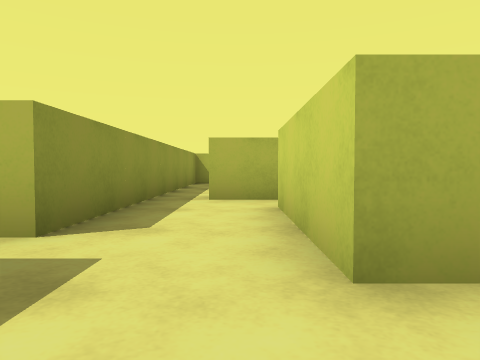
View 1 (above)

24 first-person views from a walk through a Unity game level. The camera is 0.51 m above the floor, tilts 2° down and sees 70° across. The floor is counted in squares, 1 m on a side. Each view is taken from the middle of a square. On the plan, view 1 faces up. The plan holds only what a view shows up to about 9 squares ahead; the rest is blank. The player is left out.

View 2
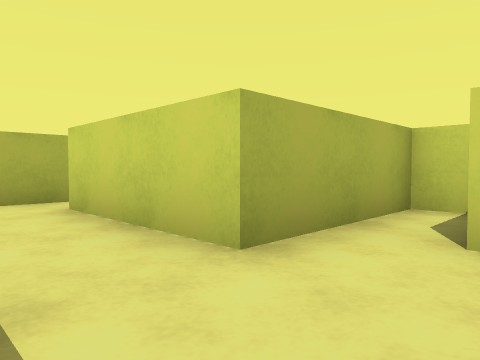

View 3
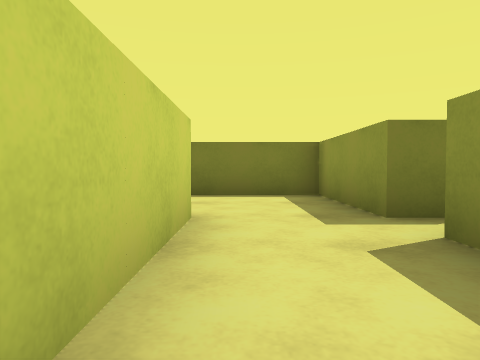

View 4
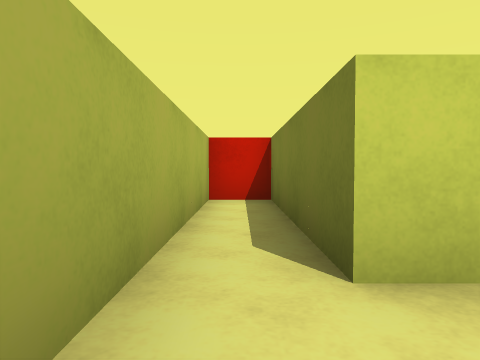

View 5
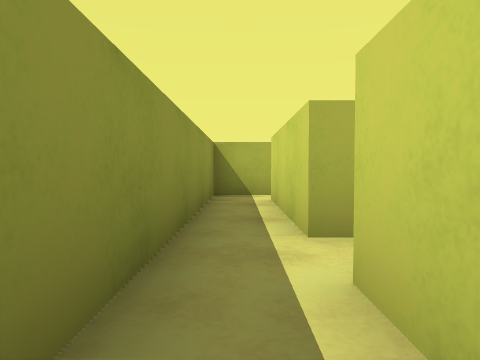

View 6
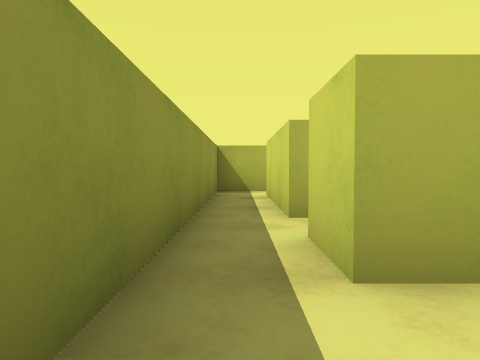

View 7
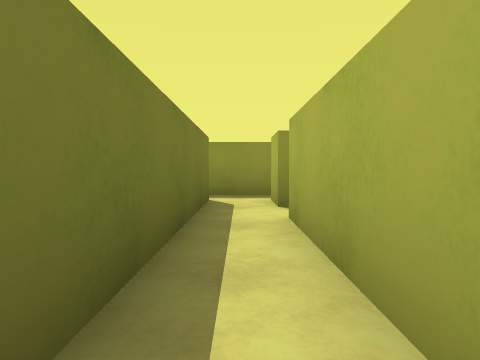

View 8
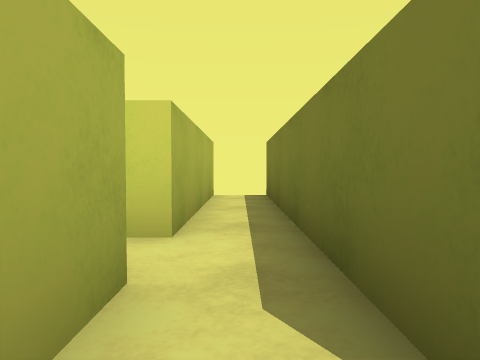

View 9
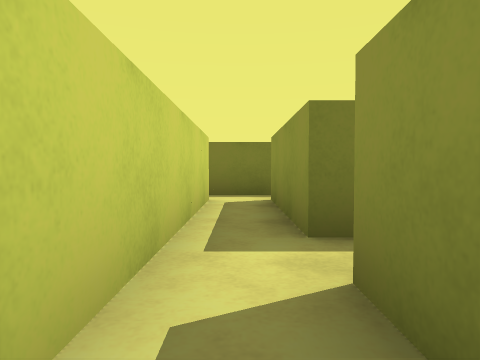

View 10
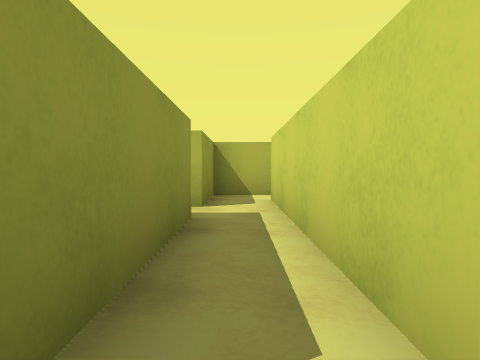

View 11
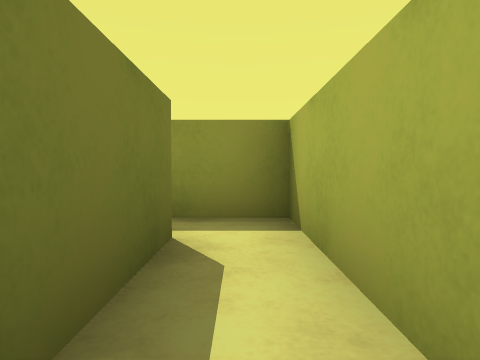

View 12
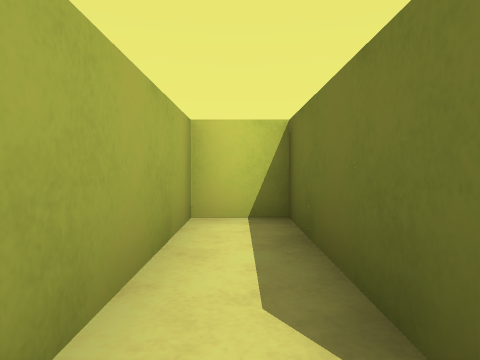

View 13
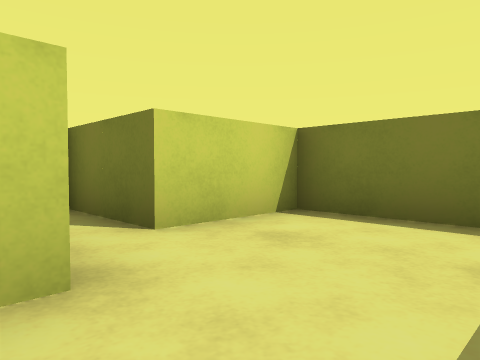

View 14
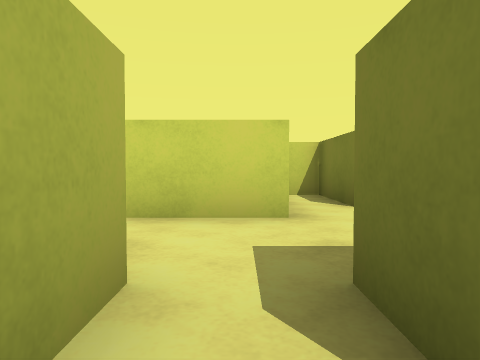

View 15
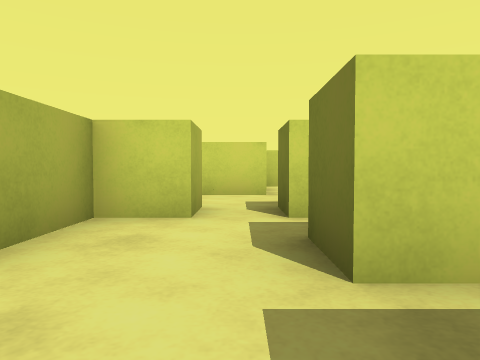

View 16
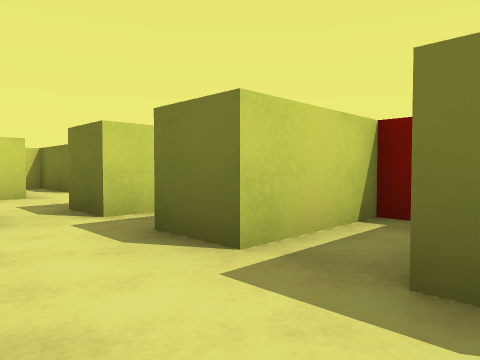

View 17
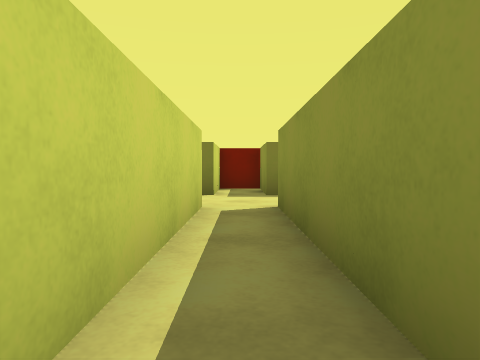

View 18
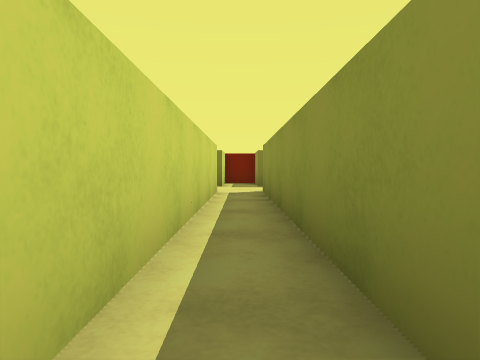

View 19
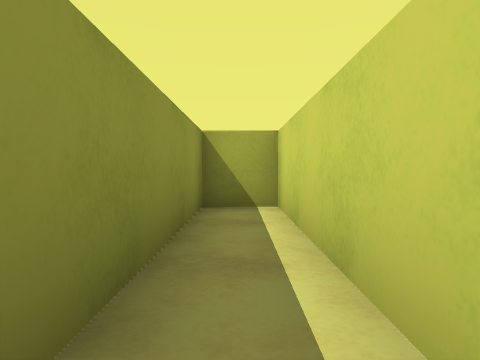

View 20
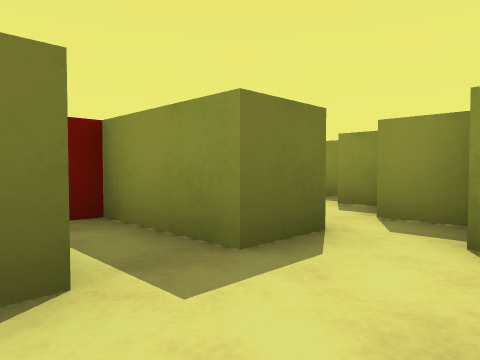

View 21
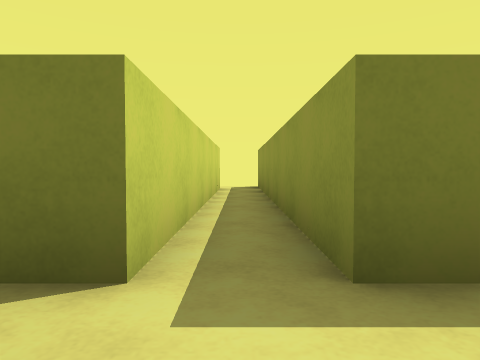

View 22
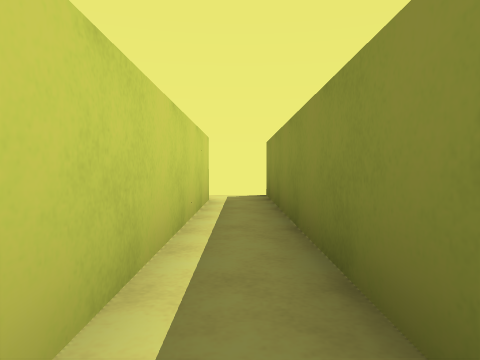

View 23
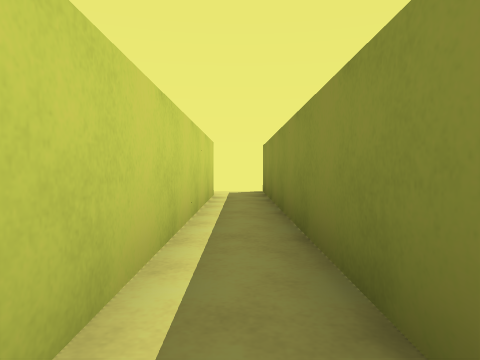

View 24
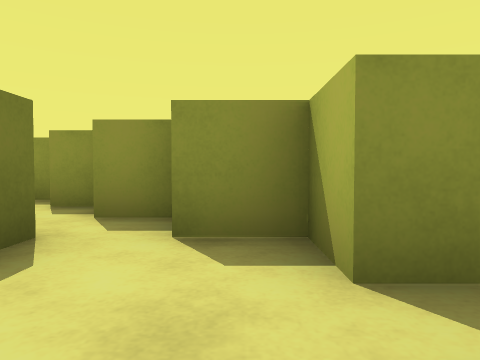

### Floor plan
Ten units are one square. View 1 is at (0, 0); x grows to the right and y downward. Boxes are objects, and circles mark ways between rooms. Rooms are numbered by the first view taken in them; rooms with no view inside come last. Other rooms are left out.
<svg viewBox="-80 -140 140 210">
<path fill="none" stroke="#000" d="M-15 -25 -25 -25M-25 -15 -15 -15 -15 15 15 15 15 -5 35 -5 35 -15 5 -15 5 -25M5 -25 5 -45 45 -45M-15 -65 -15 -25M45 -55 -5 -55 -5 -65M-5 -65 54 -65M5 -105 5 -75 -5 -75M5 -115 -5 -115M55 -75 15 -75 15 -115M-5 -75 -5 -105M-5 -115 -15 -115 -15 -65M15 -115 15 -125 45 -125 45 -135 5 -135 5 -115M-45 -15 -35 -15 -35 65M-25 -25 -25 -35 -39 -35M-25 55 -25 -15M-45 -35 -45 -125 -55 -125 -55 -35 -65 -35 -65 -25M-75 -24 -75 -15M-65 -15 -55 -15 -55 5M-45 6 -45 -15"/>
<rect x="45" y="-55" width="10" height="10" fill="#bbb"><title>red cube</title></rect>
<rect x="-55" y="5" width="10" height="10" fill="#bbb"><title>red cube</title></rect>
<circle cx="-5" cy="-35" r="3" fill="#2a7"/>
<circle cx="-20" cy="-20" r="3" fill="#2a7"/>
<circle cx="-10" cy="-60" r="3" fill="#2a7"/>
<circle cx="0" cy="-110" r="3" fill="#2a7"/>
<circle cx="0" cy="-70" r="3" fill="#2a7"/>
<circle cx="10" cy="-120" r="3" fill="#2a7"/>
<circle cx="-40" cy="-25" r="3" fill="#2a7"/>
<text x="0" y="-10">1</text>
<text x="10" y="-50">2</text>
<text x="10" y="-80">3</text>
<text x="-10" y="-90">4</text>
<text x="20" y="-130">5</text>
<text x="-30" y="10">6</text>
<text x="-50" y="-50">7</text>
</svg>
Room 1 opens to room 2. Room 1 opens to room 6. Room 2 opens to room 4. Room 3 opens to room 4. Room 3 opens to room 5. Room 6 opens to room 7.

Where each view was taken, in squares from view 1:
view 1: 0 up, 0 right, facing up
view 2: 0 up, 1 left, facing up-right
view 3: 5 up, 0 right, facing down
view 4: 5 up, 1 left, facing right
view 5: 5 up, 1 left, facing up
view 6: 4 up, 1 left, facing up
view 7: 7 up, 5 right, facing left
view 8: 7 up, 1 left, facing right
view 9: 13 up, 1 right, facing down
view 10: 7 up, 1 right, facing up
view 11: 13 up, 4 right, facing left
view 12: 13 up, 1 right, facing right
view 13: 2 up, 1 left, facing down-right
view 14: 2 up, 3 left, facing right
view 15: 2 up, 6 left, facing right
view 16: 3 up, 6 left, facing down-right
view 17: 8 up, 5 left, facing down
view 18: 11 up, 5 left, facing down
view 19: 8 up, 5 left, facing up
view 20: 3 up, 4 left, facing down-left
view 21: 3 up, 3 left, facing down
view 22: 0 up, 3 left, facing down
view 23: 1 up, 3 left, facing down
view 24: 3 up, 4 left, facing left
